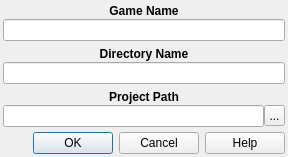
<?xml version="1.0" encoding="UTF-8"?>
<ui version="4.0">
 <class>CreateProject</class>
 <widget class="QDialog" name="CreateProject">
  <property name="windowModality">
   <enum>Qt::ApplicationModal</enum>
  </property>
  <property name="geometry">
   <rect>
    <x>0</x>
    <y>0</y>
    <width>288</width>
    <height>157</height>
   </rect>
  </property>
  <property name="sizePolicy">
   <sizepolicy hsizetype="Fixed" vsizetype="Fixed">
    <horstretch>0</horstretch>
    <verstretch>0</verstretch>
   </sizepolicy>
  </property>
  <property name="windowTitle">
   <string>Create Project</string>
  </property>
  <property name="windowIcon">
   <iconset resource="gui_icons.qrc">
    <normaloff>:/icons/openrpgmaker.png</normaloff>:/icons/openrpgmaker.png</iconset>
  </property>
  <property name="styleSheet">
   <string notr="true">.QFrame
{
	border-width: 1px;
	border-style: solid;
	border-color: palette(window-text);
}

.QFrame&gt;QLabel
{
	border-width: 0px;
	background-color: palette(window-text);
	color: palette(window);
	font-weight: bold;
}

.QFrame&gt;QCheckBox
{
	background-color: palette(window-text);
	border-width: 0px;
	border-style: none;
	color: palette(window);
	spacing: 3px;
	font-weight: bold;
	padding: 0px 0px 0px 3px;
}

.QFrame&gt;QCheckBox::indicator
{
	min-width: 8px;
	max-width: 8px;
	min-height: 8px;
	max-height: 8px;
	width: 8px;
	height: 8px;
	border-width: 2px;
	border-radius: 0px;
	border-style: ridge;
	border-color: palette(mid);
}

.QFrame&gt;QCheckBox::indicator:unchecked
{
	background-color: palette(base);
}

.QFrame&gt;QCheckBox::indicator:checked
{
	background-color: palette(window-text);
}

.QFrame&gt;QCheckBox::indicator:hover
{
	border-color: palette(highlight);
}</string>
  </property>
  <layout class="QVBoxLayout" name="verticalLayout_4">
   <property name="spacing">
    <number>3</number>
   </property>
   <property name="margin">
    <number>3</number>
   </property>
   <item>
    <widget class="QFrame" name="frame_3">
     <layout class="QVBoxLayout" name="verticalLayout_3">
      <property name="spacing">
       <number>0</number>
      </property>
      <property name="margin">
       <number>0</number>
      </property>
      <item>
       <widget class="QLabel" name="label_6">
        <property name="sizePolicy">
         <sizepolicy hsizetype="Preferred" vsizetype="Fixed">
          <horstretch>0</horstretch>
          <verstretch>0</verstretch>
         </sizepolicy>
        </property>
        <property name="font">
         <font>
          <weight>75</weight>
          <bold>true</bold>
         </font>
        </property>
        <property name="text">
         <string>Game Name</string>
        </property>
        <property name="alignment">
         <set>Qt::AlignCenter</set>
        </property>
       </widget>
      </item>
      <item>
       <widget class="QLineEdit" name="leGameName">
        <property name="readOnly">
         <bool>false</bool>
        </property>
       </widget>
      </item>
     </layout>
    </widget>
   </item>
   <item>
    <widget class="QFrame" name="frmDirName">
     <layout class="QVBoxLayout" name="verticalLayout_2">
      <property name="spacing">
       <number>0</number>
      </property>
      <property name="margin">
       <number>0</number>
      </property>
      <item>
       <widget class="QLabel" name="label_5">
        <property name="sizePolicy">
         <sizepolicy hsizetype="Preferred" vsizetype="Fixed">
          <horstretch>0</horstretch>
          <verstretch>0</verstretch>
         </sizepolicy>
        </property>
        <property name="font">
         <font>
          <weight>75</weight>
          <bold>true</bold>
         </font>
        </property>
        <property name="text">
         <string>Directory Name</string>
        </property>
        <property name="alignment">
         <set>Qt::AlignCenter</set>
        </property>
       </widget>
      </item>
      <item>
       <widget class="QLineEdit" name="leDirName">
        <property name="readOnly">
         <bool>false</bool>
        </property>
       </widget>
      </item>
     </layout>
    </widget>
   </item>
   <item>
    <widget class="QFrame" name="frmProjectPath">
     <layout class="QVBoxLayout" name="verticalLayout">
      <property name="spacing">
       <number>0</number>
      </property>
      <property name="margin">
       <number>0</number>
      </property>
      <item>
       <widget class="QLabel" name="label_4">
        <property name="sizePolicy">
         <sizepolicy hsizetype="Preferred" vsizetype="Fixed">
          <horstretch>0</horstretch>
          <verstretch>0</verstretch>
         </sizepolicy>
        </property>
        <property name="font">
         <font>
          <weight>75</weight>
          <bold>true</bold>
         </font>
        </property>
        <property name="text">
         <string>Project Path</string>
        </property>
        <property name="alignment">
         <set>Qt::AlignCenter</set>
        </property>
       </widget>
      </item>
      <item>
       <layout class="QHBoxLayout" name="horizontalLayout">
        <property name="spacing">
         <number>0</number>
        </property>
        <item>
         <widget class="QLineEdit" name="leProjectPath">
          <property name="readOnly">
           <bool>true</bool>
          </property>
         </widget>
        </item>
        <item>
         <widget class="QToolButton" name="tbBrowse">
          <property name="minimumSize">
           <size>
            <width>21</width>
            <height>21</height>
           </size>
          </property>
          <property name="maximumSize">
           <size>
            <width>21</width>
            <height>21</height>
           </size>
          </property>
          <property name="text">
           <string>...</string>
          </property>
          <property name="icon">
           <iconset resource="gui_icons.qrc">
            <normaloff>:/icons/fileopen.png</normaloff>:/icons/fileopen.png</iconset>
          </property>
          <property name="iconSize">
           <size>
            <width>16</width>
            <height>16</height>
           </size>
          </property>
         </widget>
        </item>
       </layout>
      </item>
     </layout>
    </widget>
   </item>
   <item>
    <widget class="QDialogButtonBox" name="buttonBox">
     <property name="orientation">
      <enum>Qt::Horizontal</enum>
     </property>
     <property name="standardButtons">
      <set>QDialogButtonBox::Cancel|QDialogButtonBox::Help|QDialogButtonBox::Ok</set>
     </property>
    </widget>
   </item>
  </layout>
 </widget>
 <resources>
  <include location="gui_icons.qrc"/>
 </resources>
 <connections>
  <connection>
   <sender>buttonBox</sender>
   <signal>accepted()</signal>
   <receiver>CreateProject</receiver>
   <slot>accept()</slot>
   <hints>
    <hint type="sourcelabel">
     <x>248</x>
     <y>254</y>
    </hint>
    <hint type="destinationlabel">
     <x>157</x>
     <y>274</y>
    </hint>
   </hints>
  </connection>
  <connection>
   <sender>buttonBox</sender>
   <signal>rejected()</signal>
   <receiver>CreateProject</receiver>
   <slot>reject()</slot>
   <hints>
    <hint type="sourcelabel">
     <x>316</x>
     <y>260</y>
    </hint>
    <hint type="destinationlabel">
     <x>286</x>
     <y>274</y>
    </hint>
   </hints>
  </connection>
 </connections>
</ui>
